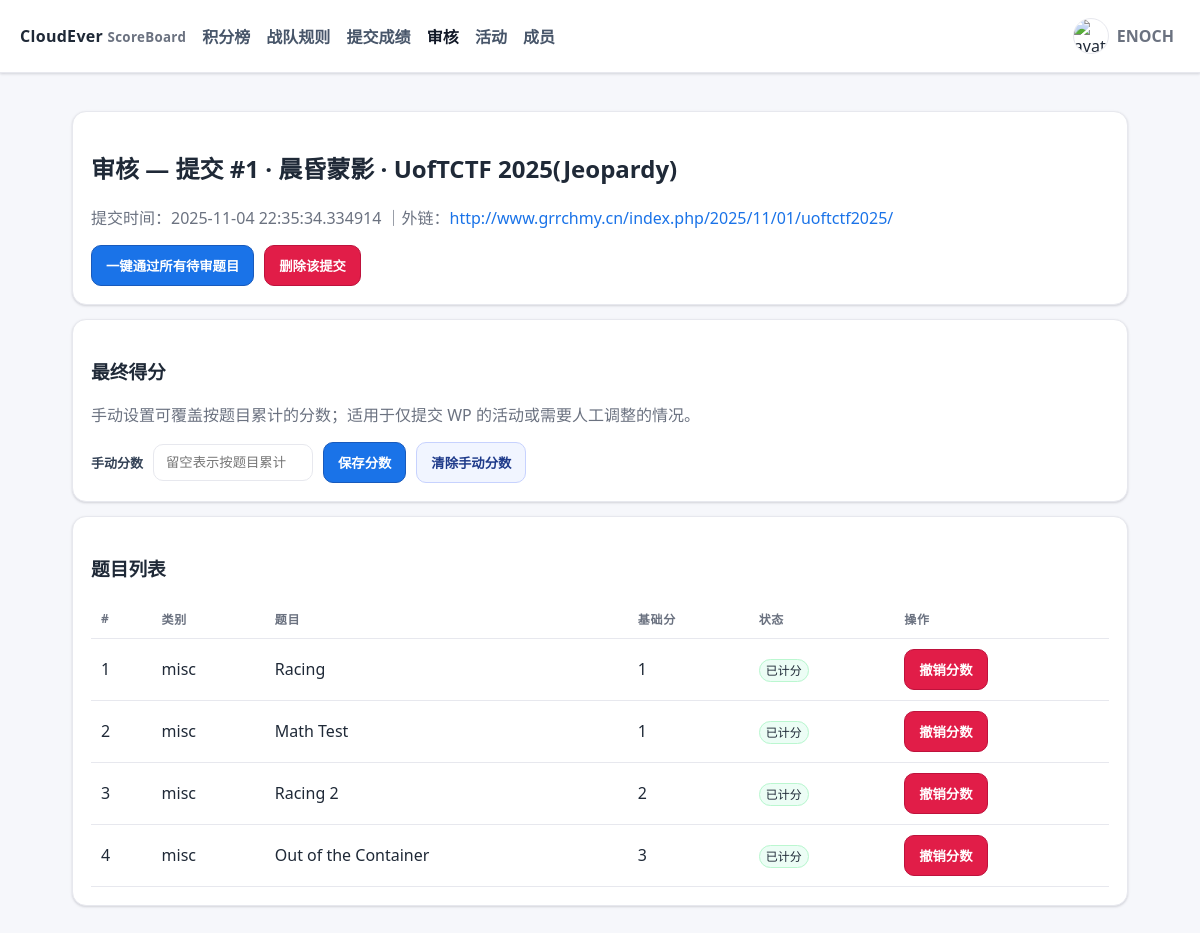
Page /admin/review/1 (signed in) on the committed database.
### ceboard/models.py (models this page shows)
class User(Base):
    __tablename__ = "users"
    id = Column(Integer, primary_key=True)
    username = Column(String, unique=True, nullable=False)
    password_hash = Column(String, nullable=False)
    role = Column(String, default="member")  # 'admin' | 'reviewer' | 'member'
    team_type = Column(String, default="sub")  # 'main' or 'sub'
    is_active = Column(Boolean, default=True)
    is_deleted = Column(Boolean, default=False)
    avatar_filename = Column(String, nullable=True)
    submissions = relationship("Submission", back_populates="user")

class Submission(Base):
    __tablename__ = "submissions"
    id = Column(Integer, primary_key=True)
    user_id = Column(Integer, ForeignKey("users.id"), nullable=False)
    event_id = Column(Integer, ForeignKey("events.id"), nullable=False)
    created_at = Column(DateTime(timezone=True), default=lambda: datetime.now(TZ))
    wp_url = Column(String, nullable=True)
    wp_md = Column(Text, nullable=True)
    manual_points = Column(Float, nullable=True)  # 管理员在审核时手动设定的总分（优先级高于题目累计）
    is_deleted = Column(Boolean, default=False)
    user = relationship("User", back_populates="submissions")
    event = relationship("Event", back_populates="submissions")
    items = relationship("SubmissionItem", back_populates="submission", cascade="all,delete-orphan")

class Event(Base):
    __tablename__ = "events"
    id = Column(Integer, primary_key=True)
    name = Column(String, nullable=False)
    start_time = Column(DateTime(timezone=True))
    end_time = Column(DateTime(timezone=True))
    weight = Column(Float, default=1.0)
    is_reproduction = Column(Boolean, default=False)
    is_active = Column(Boolean, default=True)
    allow_wp_only = Column(Boolean, default=False)  # 允许仅提交WP，由管理员在审核时手动给分
    is_deleted = Column(Boolean, default=False)
    event_type_id = Column(Integer, ForeignKey("event_types.id"), nullable=True)
    challenges = relationship("Challenge", back_populates="event", cascade="all,delete")
    submissions = relationship("Submission", back_populates="event")
    event_type = relationship("EventType")

class SubmissionItem(Base):
    __tablename__ = "submission_items"
    id = Column(Integer, primary_key=True)
    submission_id = Column(Integer, ForeignKey("submissions.id"), nullable=False)
    challenge_id = Column(Integer, ForeignKey("challenges.id"), nullable=False)
    approved = Column(Boolean, default=False)
    revoked = Column(Boolean, default=False)
    created_at = Column(DateTime(timezone=True), default=lambda: datetime.now(TZ))
    submission = relationship("Submission", back_populates="items")
    challenge = relationship("Challenge")

class Challenge(Base):
    __tablename__ = "challenges"
    id = Column(Integer, primary_key=True)
    event_id = Column(Integer, ForeignKey("events.id"), nullable=False)
    name = Column(String, nullable=False)
    category = Column(String, default="misc")
    base_score = Column(Integer, default=100)
    is_deleted = Column(Boolean, default=False)
    event = relationship("Event", back_populates="challenges")

### ceboard/routers/admin.py (the view)
@router.get("/admin/review/{sub_id}", response_class=HTMLResponse)
def admin_review_detail(sub_id: int, request: Request, db = Depends(get_db), current_user = Depends(get_current_user)):
    require_admin_or_reviewer(current_user)
    sub = db.get(Submission, sub_id)
    if not sub or sub.is_deleted:
        raise HTTPException(404, "提交不存在")
    items = db.query(SubmissionItem).filter(SubmissionItem.submission_id == sub_id).all()
    return render_template("admin_review_detail.html", title="审核提交", current_user=current_user, sub=sub, user=sub.user, event=sub.event, items=items)

### templates/admin_review_detail.html (shortened to what this page needs)
{% extends 'base.html' %}
{% block content %}
<div class="card">
  <h2>审核 — 提交 #{{ sub.id }} · {{ user.username }} · {{ event.name }}</h2>
  <p class="muted">
    提交时间：{{ sub.created_at }}
    {% if sub.wp_url %}｜外链：<a href="{{ sub.wp_url }}" target="_blank" rel="noopener noreferrer nofollow">{{ sub.wp_url }}</a>{% endif %}
  </p>
  <div class="row">
    <form method="post" action="/admin/review/{{ sub.id }}/approve_all">
      <button class="btn" type="submit">一键通过所有待审题目</button>
    </form>
    <form method="post" action="/admin/review/{{ sub.id }}/delete" onsubmit="return confirm('确认将此提交移入垃圾箱？');">
      <button class="btn warn" type="submit">删除该提交</button>
    </form>
  </div>
</div>
<div class="card">
  <h3>最终得分</h3>
  <p class="muted">手动设置可覆盖按题目累计的分数；适用于仅提交 WP 的活动或需要人工调整的情况。</p>
  <form class="row" method="post" action="/admin/review/{{ sub.id }}/set_points">
    <label>手动分数</label>
    <input name="manual_points" value="{{ '%.2f' % sub.manual_points if sub.manual_points is not none else '' }}" style="max-width:160px" placeholder="留空表示按题目累计" />
    <button class="btn" type="submit">保存分数</button>
    <button class="btn secondary" name="clear" value="1" type="submit">清除手动分数</button>
  </form>
</div>
<div class="card">
  <h3>题目列表</h3>
  <table>
    <thead><tr><th>#</th><th>类别</th><th>题目</th><th>基础分</th><th>状态</th><th>操作</th></tr></thead>
    <tbody>
    {% for it in items %}
      <tr>
        <td>{{ loop.index }}</td>
        <td>{{ it.challenge.category }}</td>
        <td>{{ it.challenge.name }}</td>
        <td>{{ it.challenge.base_score }}</td>
        <td>
          {% if not it.approved %}<span class="status pending">待审</span>
          {% elif it.revoked %}<span class="status rev">已撤销</span>
          {% else %}<span class="status ok">已计分</span>{% endif %}
        </td>
        <td class="row">
          {% if it.approved %}
            <form method="post" action="/admin/review/item/{{ it.id }}/toggle_revoke">
              <button class="btn warn" type="submit">{{ '恢复分数' if it.revoked else '撤销分数' }}</button>
            </form>
          {% endif %}
        </td>
      </tr>
    {% else %}
      <tr><td colspan="6" class="muted">该提交暂无题目</td></tr>
    {% endfor %}
    </tbody>
  </table>
</div>
{% endblock %}

### templates/base.html (shortened to what this page needs)
<!doctype html>
<html lang="zh-CN">
<head>
</head>
<body>
  <header>
    <div class="brand">CloudEver <small>ScoreBoard</small></div>
    <div class="nav">
  <a href="/">积分榜</a>
      <a href="/rules">战队规则</a>
      <a href="/submit">提交成绩</a>
      {% if current_user and (current_user.role == 'admin' or current_user.role == 'reviewer') %}
        <a href="/admin/review">审核</a>
        <a href="/admin/events">活动</a>
      {% endif %}
      {% if current_user and (current_user.role == 'admin' or current_user.role == 'reviewer') %}
        <a href="/admin/users">成员</a>
      {% endif %}
    </div>
    <div style="margin-left:auto">
      {% if current_user %}
        <div class="user-menu" id="userMenu">
          <div class="user-trigger" id="userTrigger">
            {% if avatar_url %}<img class="avatar" src="{{ avatar_url }}" alt="avatar" />{% endif %}
            <span class="muted" style="font-weight:600">{{ current_user.username }}</span>
          </div>
        </div>
      {% else %}
        <a class="btn secondary" href="/auth/login">登录</a>
        <a class="btn" style="margin-left:8px" href="/auth/register">注册</a>
      {% endif %}
    </div>
  </header>
  <div class="wrap">
    {% block content %}{% endblock %}
  </div>
</body>
</html>

### templates/base.html (style rules this page uses)
:root { --bg:#f6f7fb; --surface:#ffffff; --border:#e7e8ee; --text:#1f2937; --muted:#6b7280; --accent:#1a73e8; --accent-2:#185abc; --success:#16a34a; --warn:#e11d48; --shadow:0 1px 2px rgba(16,24,40,.06), 0 1px 3px rgba(16,24,40,.1); }
* { box-sizing:border-box }
html,body { height:100% }
body { font-family: ui-sans-serif, system-ui, -apple-system, Segoe UI, Roboto, 'Noto Sans SC', Arial; margin:0; color:var(--text); background:var(--bg); }
header { position:sticky; top:0; z-index:10; display:flex; align-items:center; gap:16px; padding:12px 20px; background:var(--surface); border-bottom:1px solid var(--border); box-shadow: var(--shadow); }
.brand { font-weight:800; letter-spacing:.3px }
.brand small { color:var(--muted); font-weight:600 }
.nav a { margin-right:12px; color:#475569; text-decoration:none; font-weight:600; padding:8px 0 }
.nav a.active { color:#111827 }
.wrap { max-width:1100px; margin:0 auto; padding:24px 22px }
.card { position:relative; margin:14px 0; padding:18px 18px; background:var(--surface); border:1px solid var(--border); border-radius:14px; box-shadow: var(--shadow); }
.row { display:flex; gap:10px; align-items:center; flex-wrap:wrap }
.muted { color:var(--muted) }
a { color:var(--accent); text-decoration:none }
.btn { display:inline-flex; align-items:center; justify-content:center; gap:8px; background:var(--accent); color:#fff; font-weight:700; border:1px solid var(--accent-2); padding:10px 14px; border-radius:10px; cursor:pointer }
.btn.secondary { background:#f1f5ff; color:#1e3a8a; border:1px solid #c7d2fe }
.btn.warn { background:var(--warn); color:#fff; border-color:#be123c }
input,select,textarea { width:100%; padding:10px 12px; border-radius:10px; border:1px solid var(--border); background:#fff; color:var(--text) }
label { font-weight:700; font-size:13px; color:#334155 }
table { width:100%; border-collapse:separate; border-spacing:0; background:#fff }
thead th { font-size:12px; text-transform:uppercase; letter-spacing:.06em; color:#6b7280 }
th,td { padding:10px 10px; border-bottom:1px solid var(--border); text-align:left }
.status { font-size:12px; padding:2px 6px; border-radius:999px; border:1px solid var(--border) }
.ok { background:#ecfdf5; border-color:#bbf7d0 }
.avatar { width:36px; height:36px; border-radius:999px; border:1px solid var(--border); object-fit:cover; vertical-align:middle }
.user-menu { position:relative }
.user-trigger { display:flex; align-items:center; gap:8px; padding:6px; border-radius:999px; cursor:pointer }

### rows in the picture
User: username "ENOCH"
Submission: id "1", created_at "2025-11-04 22:35:34.334914", wp_url "http://www.grrchmy.cn/index.php/2025/11/01/uoftctf2025/"
User: username "晨昏蒙影"
Event: name "UofTCTF 2025(Jeopardy)"
SubmissionItem: challenge.category "misc", challenge.name "Racing", challenge.base_score "1", approved "已计分", revoked "撤销分数"
SubmissionItem: challenge.category "misc", challenge.name "Math Test", challenge.base_score "1", approved "已计分", revoked "撤销分数"
SubmissionItem: challenge.category "misc", challenge.name "Racing 2", challenge.base_score "2", approved "已计分", revoked "撤销分数"
SubmissionItem: challenge.category "misc", challenge.name "Out of the Container", challenge.base_score "3", approved "已计分", revoked "撤销分数"
